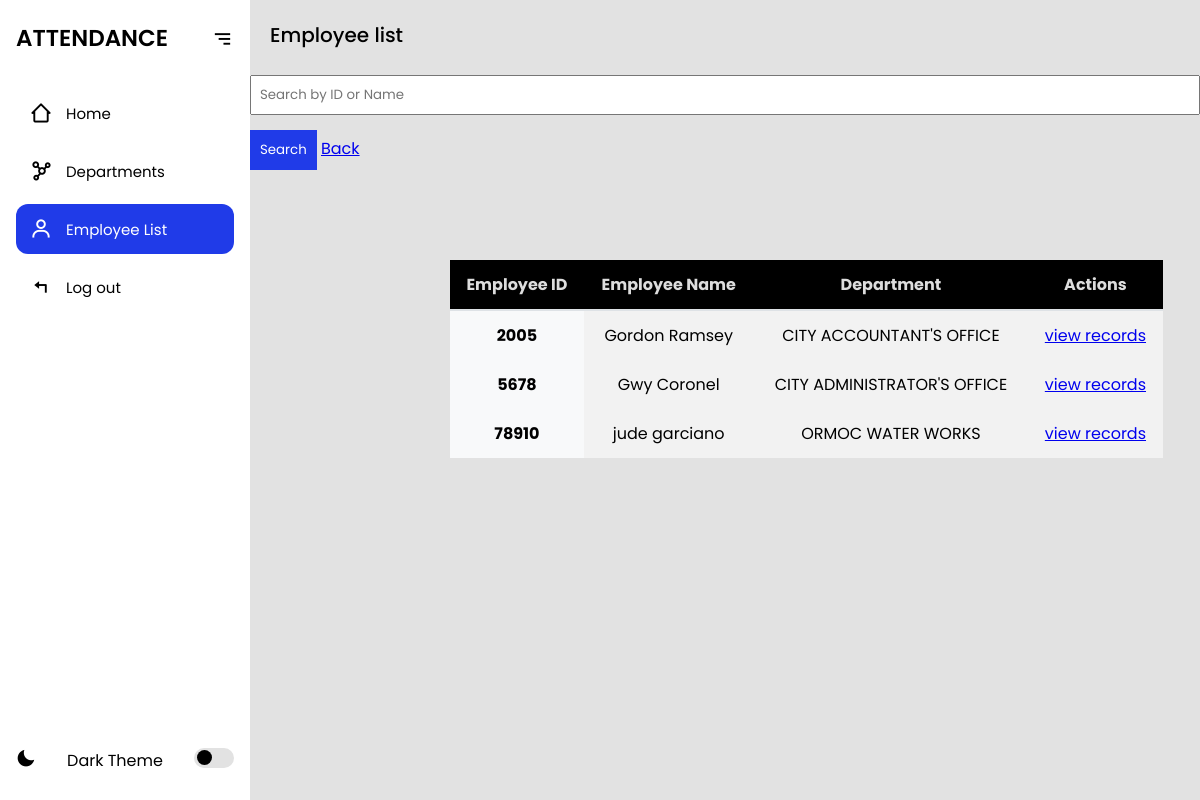
/employeelist/, run on an earlier commit of the app's database.
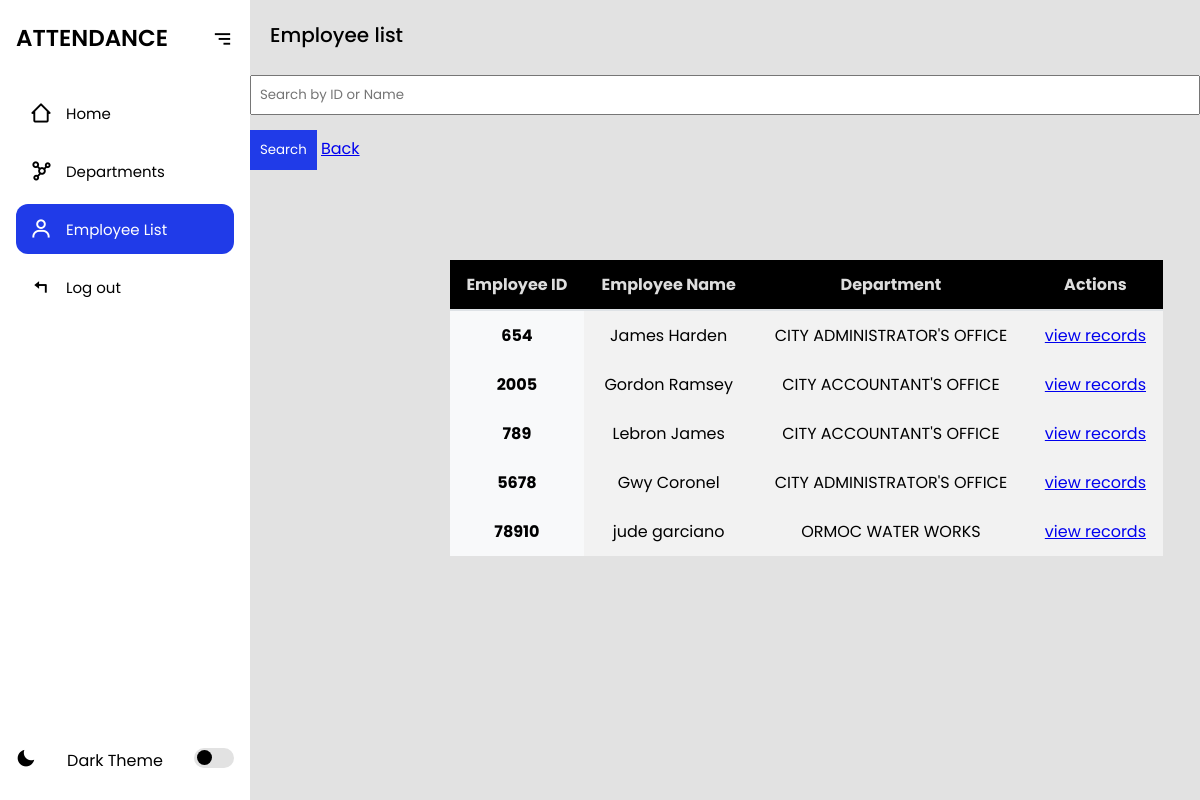
And on a later commit of the database.
### myapp/models.py (models this page shows, shortened)
class Employee(models.Model):
    employee_id = models.CharField(max_length=100, unique=True)
    first_name = models.CharField(max_length=120)
    last_name = models.CharField(max_length=120)
    username = models.CharField(max_length=100, unique=True, default='defaultuser')
    password = models.CharField(max_length=128, default='defaultpassword')
    department_name = models.ForeignKey(Department, on_delete=models.CASCADE, related_name='employees')
    updated = models.DateTimeField(auto_now=True)
    created = models.DateTimeField(auto_now_add=True)
    class Meta:
        ordering = ['-updated', '-created']

class Department(models.Model):
    name = models.CharField(max_length=100)
    def __str__(self):
        return self.name

### myapp/views.py (the view)
# urls.py: path('employeelist/', views.employeelist, name='employeelist'),
def employeelist(request):
    search_query = request.GET.get('search', '')
    if search_query:
        employee = Employee.objects.filter(
            Q(employee_id__icontains=search_query) |
            Q(first_name__icontains=search_query) |
            Q(last_name__icontains=search_query)
        )
    else:
        employee = Employee.objects.all()
    context = {
        "employee": employee
    }
    return render(request, 'employeelist.html', context)

### myapp/templates/employeelist.html (shortened to what this page needs)
{% extends 'index.html' %}
{% block content %}
<section class="home">
    <p>Employee list</p>
<form method="GET" action="{% url 'employeelist' %}">
  <input type="text" name="search" placeholder="Search by ID or Name" value="{{ request.GET.search }}" />
  <button type="submit">Search</button>
  <a href="{% url 'employeelist' %}" class="btn">Back</a>
</form>
    <table class="table">
        <thead>
            <tr>
                <th scope="col">Employee ID</th>
                <th scope="col">Employee Name</th>
                <th scope="col">Department</th>
                <th scope="col">Actions</th>
            </tr>
        </thead>
        <tbody>
            {% for employee in employee %}
            <tr>
                <th scope="row">{{ employee.employee_id }}</th>
                <td>{{ employee.first_name }} {{ employee.last_name }}</td>
                <td>{{ employee.department_name }}</td>
                <td>
                     <a href="{% url 'view_employee' employee.employee_id %}">view records</a>
                </td>
            </tr>
            {% empty %}
            <tr>
                <td colspan="6">Employee doesnt exist</td>
            </tr>
            {% endfor %}
        </tbody>
    </table>
</section>
{% endblock %}

What changed in the data, as far as the page shows it:
added Employee: employee_id "654", first_name "James", last_name "Harden", department_name "CITY ADMINISTRATOR'S OFFICE"
added Employee: employee_id "789", first_name "Lebron", last_name "James", department_name "CITY ACCOUNTANT'S OFFICE"
